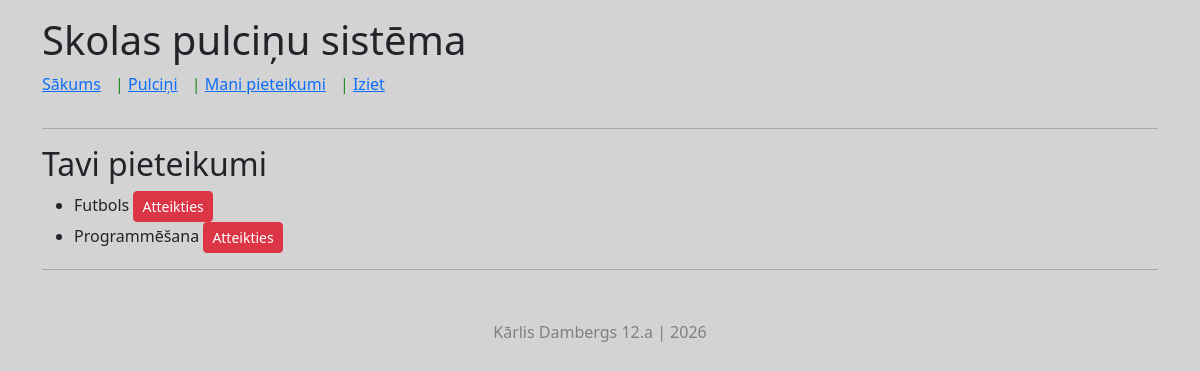
Page /pieteikumi (signed in) on the earlier database version.
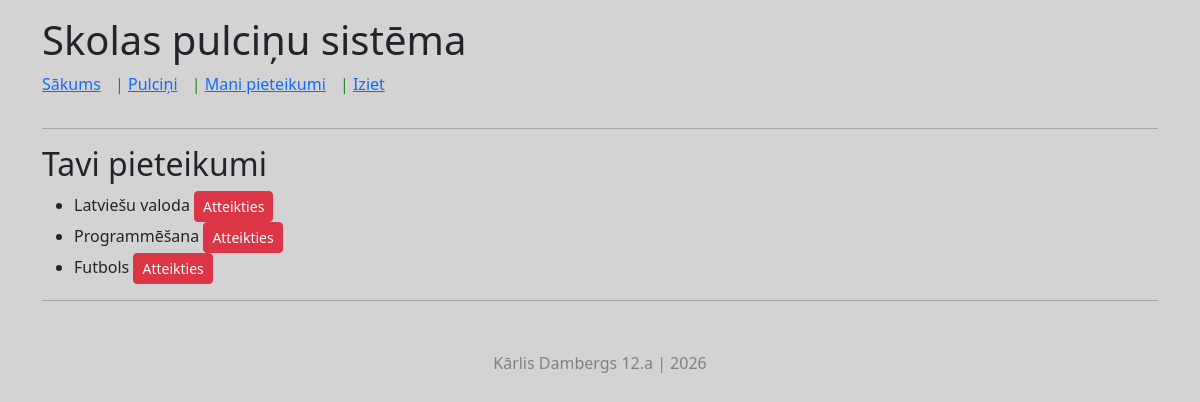
Same page on the later database version.
### tables this page shows
CREATE TABLE "pulcini" (
	"id"	INTEGER,
	"nosaukums"	TEXT NOT NULL,
	"apraksts"	TEXT,
	"vietas"	INTEGER NOT NULL,
	PRIMARY KEY("id" AUTOINCREMENT),
	FOREIGN KEY("id") REFERENCES "pieteikumi"("pulcins_id")
);

### app.py (the view)
@app.route("/pieteikumi")
def pieteikumi():
    user_id = session.get('id')
    conn = sqlite3.connect("datubaze.db")
    conn.row_factory = sqlite3.Row
    cur = conn.cursor()
    cur.execute("""
    SELECT pulcini.id, pulcini.nosaukums
    FROM pieteikumi
    JOIN pulcini ON pieteikumi.pulcins_id = pulcini.id
    WHERE pieteikumi.user_id = ?
    """, (user_id,))
    pieteikumi = cur.fetchall()
    conn.close()
    return render_template("pieteikumi.html", pieteikumi=pieteikumi)

### templates/pieteikumi.html (shortened to what this page needs)
{% extends "layout.html" %}
{% block content %}
<h2>Tavi pieteikumi</h2>
{% if pieteikumi %}
<ul>
{% for i in pieteikumi %}
    <li>
        {{i.nosaukums}}
        <form method="POST" action="/atteikties" style="display:inline;">
            <button class="btn btn-danger btn-sm">Atteikties</button>
        </form>
    </li>
{% endfor %}
</ul>
{% else %}
<p>Nav pieteikumu</p>
{% endif %}
{% endblock %}

Differences in the rows shown:
added pulcini: nosaukums "Latviešu valoda"
changed pulcini "Programmēšana": moves up the list
